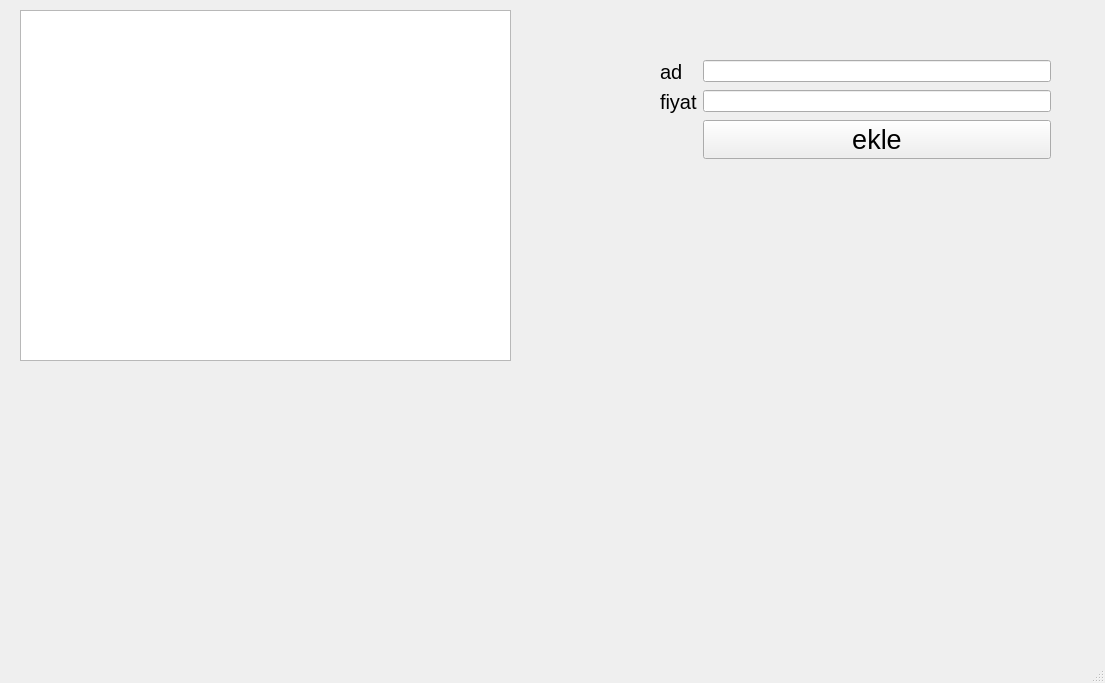
<?xml version="1.0" encoding="UTF-8"?>
<ui version="4.0">
 <class>MainWindow</class>
 <widget class="QMainWindow" name="MainWindow">
  <property name="geometry">
   <rect>
    <x>0</x>
    <y>0</y>
    <width>1105</width>
    <height>683</height>
   </rect>
  </property>
  <property name="windowTitle">
   <string>MainWindow</string>
  </property>
  <widget class="QWidget" name="centralwidget">
   <widget class="QTableWidget" name="tableWidget">
    <property name="geometry">
     <rect>
      <x>20</x>
      <y>10</y>
      <width>491</width>
      <height>351</height>
     </rect>
    </property>
   </widget>
   <widget class="QWidget" name="formLayoutWidget">
    <property name="geometry">
     <rect>
      <x>660</x>
      <y>60</y>
      <width>391</width>
      <height>171</height>
     </rect>
    </property>
    <layout class="QFormLayout" name="formLayout">
     <item row="1" column="0">
      <widget class="QLabel" name="label">
       <property name="font">
        <font>
         <pointsize>15</pointsize>
        </font>
       </property>
       <property name="text">
        <string>ad</string>
       </property>
      </widget>
     </item>
     <item row="1" column="1">
      <widget class="QLineEdit" name="lineEdit"/>
     </item>
     <item row="2" column="0">
      <widget class="QLabel" name="label_2">
       <property name="font">
        <font>
         <pointsize>15</pointsize>
        </font>
       </property>
       <property name="text">
        <string>fiyat</string>
       </property>
      </widget>
     </item>
     <item row="2" column="1">
      <widget class="QLineEdit" name="lineEdit_2"/>
     </item>
     <item row="3" column="1">
      <widget class="QPushButton" name="pushButton">
       <property name="font">
        <font>
         <pointsize>20</pointsize>
        </font>
       </property>
       <property name="text">
        <string>ekle</string>
       </property>
      </widget>
     </item>
    </layout>
   </widget>
  </widget>
  <widget class="QMenuBar" name="menubar">
   <property name="geometry">
    <rect>
     <x>0</x>
     <y>0</y>
     <width>1105</width>
     <height>21</height>
    </rect>
   </property>
  </widget>
  <widget class="QStatusBar" name="statusbar"/>
 </widget>
 <resources/>
 <connections/>
</ui>
